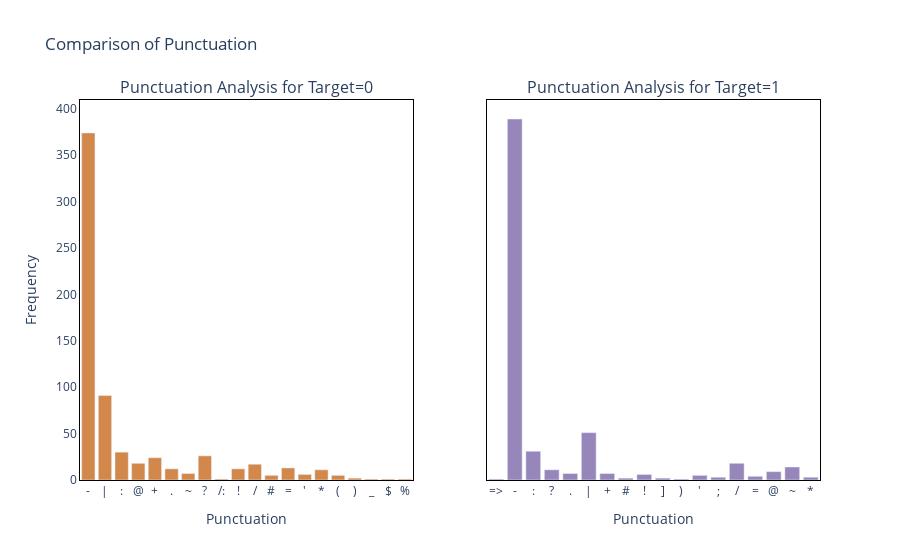

The notebook cell this image was saved under:
### Code cell
# Create subplots
fig = make_subplots(rows=1, cols=2, subplot_titles=['Punctuation Analysis for Target=0', 'Punctuation Analysis for Target=1'],
                    shared_yaxes=True, horizontal_spacing=0.1)

# Count punctuation occurrences for target value '0'
dic_0_punctuation = defaultdict(int)
special = string.punctuation
for i in corpus_0:
    if i in special:
        dic_0_punctuation[i] += 1

# Count punctuation occurrences for target value '1'
dic_1_punctuation = defaultdict(int)
for i in corpus_1:
    if i in special:
        dic_1_punctuation[i] += 1

# Create bar plots for punctuation for target values '0' and '1'
x_0_punctuation, y_0_punctuation = zip(*dic_0_punctuation.items())
x_1_punctuation, y_1_punctuation = zip(*dic_1_punctuation.items())

# Plot for target value '0'
fig.add_trace(go.Bar(x=x_0_punctuation, y=y_0_punctuation, marker_color=dark_orange, opacity=0.7), row=1, col=1)

# Plot for target value '1'
fig.add_trace(go.Bar(x=x_1_punctuation, y=y_1_punctuation, marker_color=violet, opacity=0.7), row=1, col=2)

# Update layout with titles and labels
fig.update_layout(
    title='Comparison of Punctuation',
    xaxis=dict(title='Punctuation'),
    yaxis=dict(title='Frequency'),
    xaxis2=dict(title='Punctuation'),
    showlegend=False,  # Hide legend for individual clarity
    plot_bgcolor='white',
    paper_bgcolor='white'  # Set the paper background to white
)

# Update axis appearance
fig.update_xaxes(showline=True, linewidth=1, linecolor='black', mirror=True)
fig.update_yaxes(showline=True, linewidth=1, linecolor='black', mirror=True)

# Show the plot
fig.show()

### Figure 1 — Plotly figure (JSON) as saved in the notebook; plotly's stock layout.template omitted (floating-point values rounded to 4 significant figures)
{"data": [{"marker": {"color": "rgb(191, 87, 0)"}, "opacity": 0.7, "type": "bar", "x": ["-", "|", ":", "@", "+", ".", "~", "?", "/:", "!", "/", "#", "=", "'", "*", "(", ")", "_", "$", "%"], "xaxis": "x", "y": [374, 91, 30, 18, 24, 12, 7, 26, 1, 12, 17, 5, 13, 6, 11, 5, 2, 1, 1, 1], "yaxis": "y"}, {"marker": {"color": "rgb(108, 84, 158)"}, "opacity": 0.7, "type": "bar", "x": ["=>", "-", ":", "?", ".", "|", "+", "#", "!", "]", ")", "'", ";", "/", "=", "@", "~", "*"], "xaxis": "x2", "y": [1, 389, 31, 11, 7, 51, 7, 2, 6, 2, 1, 5, 3, 18, 4, 9, 14, 3], "yaxis": "y2"}], "layout": {"annotations": [{"font": {"size": 16}, "showarrow": false, "text": "Punctuation Analysis for Target=0", "x": 0.225, "xanchor": "center", "xref": "paper", "y": 1, "yanchor": "bottom", "yref": "paper"}, {"font": {"size": 16}, "showarrow": false, "text": "Punctuation Analysis for Target=1", "x": 0.775, "xanchor": "center", "xref": "paper", "y": 1, "yanchor": "bottom", "yref": "paper"}], "paper_bgcolor": "white", "plot_bgcolor": "white", "showlegend": false, "title": {"text": "Comparison of Punctuation"}, "xaxis": {"anchor": "y", "domain": [0, 0.45], "linecolor": "black", "linewidth": 1, "mirror": true, "showline": true, "title": {"text": "Punctuation"}}, "xaxis2": {"anchor": "y2", "domain": [0.55, 1], "linecolor": "black", "linewidth": 1, "mirror": true, "showline": true, "title": {"text": "Punctuation"}}, "yaxis": {"anchor": "x", "domain": [0, 1], "linecolor": "black", "linewidth": 1, "mirror": true, "showline": true, "title": {"text": "Frequency"}}, "yaxis2": {"anchor": "x2", "domain": [0, 1], "linecolor": "black", "linewidth": 1, "matches": "y", "mirror": true, "showline": true, "showticklabels": false}}}
